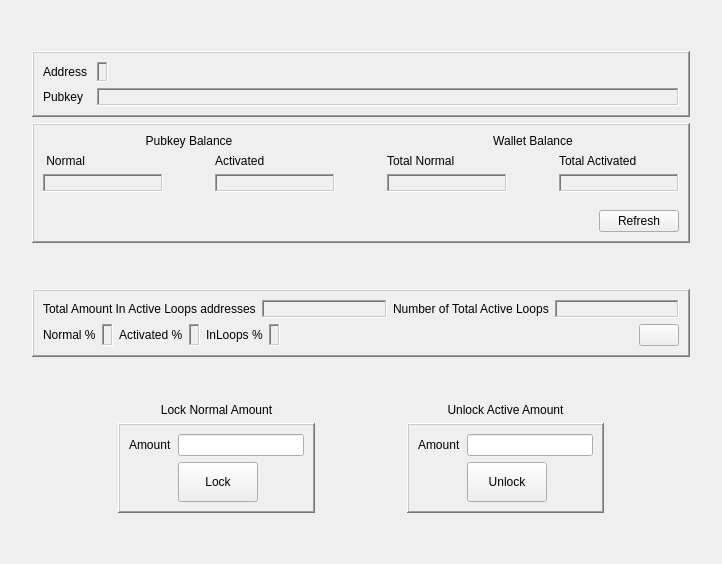
          <widget class="QWidget" name="wallet_tab">
           <attribute name="title">
            <string>Wallet</string>
           </attribute>
           <layout class="QGridLayout" name="gridLayout_33">
            <item row="6" column="1">
             <layout class="QGridLayout" name="activate_deactivate_Layout">
              <item row="1" column="3">
               <widget class="QFrame" name="unlock_activeamount_frame">
                <property name="frameShape">
                 <enum>QFrame::WinPanel</enum>
                </property>
                <property name="frameShadow">
                 <enum>QFrame::Raised</enum>
                </property>
                <layout class="QGridLayout" name="gridLayout_35">
                 <item row="0" column="2" colspan="2">
                  <widget class="QLineEdit" name="unlock_amount_value"/>
                 </item>
                 <item row="0" column="0" colspan="2">
                  <widget class="QLabel" name="unlock_amount_label">
                   <property name="text">
                    <string>Amount</string>
                   </property>
                  </widget>
                 </item>
                 <item row="1" column="0" colspan="2">
                  <spacer name="horizontalSpacer_21">
                   <property name="orientation">
                    <enum>Qt::Horizontal</enum>
                   </property>
                   <property name="sizeHint" stdset="0">
                    <size>
                     <width>40</width>
                     <height>20</height>
                    </size>
                   </property>
                  </spacer>
                 </item>
                 <item row="1" column="2">
                  <widget class="QPushButton" name="unlock_button">
                   <property name="minimumSize">
                    <size>
                     <width>60</width>
                     <height>40</height>
                    </size>
                   </property>
                   <property name="text">
                    <string>Unlock</string>
                   </property>
                  </widget>
                 </item>
                 <item row="1" column="3">
                  <spacer name="horizontalSpacer_22">
                   <property name="orientation">
                    <enum>Qt::Horizontal</enum>
                   </property>
                   <property name="sizeHint" stdset="0">
                    <size>
                     <width>40</width>
                     <height>20</height>
                    </size>
                   </property>
                  </spacer>
                 </item>
                </layout>
               </widget>
              </item>
              <item row="1" column="1">
               <widget class="QFrame" name="normalamount_activation_frame">
                <property name="frameShape">
                 <enum>QFrame::WinPanel</enum>
                </property>
                <property name="frameShadow">
                 <enum>QFrame::Raised</enum>
                </property>
                <layout class="QGridLayout" name="gridLayout_34">
                 <item row="0" column="1" colspan="2">
                  <widget class="QLineEdit" name="lock_amount_value"/>
                 </item>
                 <item row="0" column="0">
                  <widget class="QLabel" name="lock_amount_label">
                   <property name="text">
                    <string>Amount</string>
                   </property>
                  </widget>
                 </item>
                 <item row="1" column="1">
                  <widget class="QPushButton" name="lock_button">
                   <property name="minimumSize">
                    <size>
                     <width>60</width>
                     <height>40</height>
                    </size>
                   </property>
                   <property name="text">
                    <string>Lock</string>
                   </property>
                  </widget>
                 </item>
                 <item row="1" column="0">
                  <spacer name="horizontalSpacer_19">
                   <property name="orientation">
                    <enum>Qt::Horizontal</enum>
                   </property>
                   <property name="sizeHint" stdset="0">
                    <size>
                     <width>40</width>
                     <height>20</height>
                    </size>
                   </property>
                  </spacer>
                 </item>
                 <item row="1" column="2">
                  <spacer name="horizontalSpacer_20">
                   <property name="orientation">
                    <enum>Qt::Horizontal</enum>
                   </property>
                   <property name="sizeHint" stdset="0">
                    <size>
                     <width>40</width>
                     <height>20</height>
                    </size>
                   </property>
                  </spacer>
                 </item>
                </layout>
               </widget>
              </item>
              <item row="0" column="3">
               <widget class="QLabel" name="unlock_activeamount_label">
                <property name="frameShape">
                 <enum>QFrame::NoFrame</enum>
                </property>
                <property name="frameShadow">
                 <enum>QFrame::Plain</enum>
                </property>
                <property name="text">
                 <string>Unlock Active Amount</string>
                </property>
                <property name="alignment">
                 <set>Qt::AlignCenter</set>
                </property>
               </widget>
              </item>
              <item row="0" column="1">
               <widget class="QLabel" name="lock_normal_amount_label">
                <property name="frameShape">
                 <enum>QFrame::NoFrame</enum>
                </property>
                <property name="frameShadow">
                 <enum>QFrame::Plain</enum>
                </property>
                <property name="text">
                 <string>Lock Normal Amount</string>
                </property>
                <property name="alignment">
                 <set>Qt::AlignCenter</set>
                </property>
               </widget>
              </item>
              <item row="0" column="0" rowspan="2">
               <spacer name="horizontalSpacer_18">
                <property name="orientation">
                 <enum>Qt::Horizontal</enum>
                </property>
                <property name="sizeHint" stdset="0">
                 <size>
                  <width>40</width>
                  <height>20</height>
                 </size>
                </property>
               </spacer>
              </item>
              <item row="0" column="4" rowspan="2">
               <spacer name="horizontalSpacer_47">
                <property name="orientation">
                 <enum>Qt::Horizontal</enum>
                </property>
                <property name="sizeHint" stdset="0">
                 <size>
                  <width>40</width>
                  <height>20</height>
                 </size>
                </property>
               </spacer>
              </item>
              <item row="0" column="2" rowspan="2">
               <spacer name="horizontalSpacer_12">
                <property name="orientation">
                 <enum>Qt::Horizontal</enum>
                </property>
                <property name="sizeHint" stdset="0">
                 <size>
                  <width>40</width>
                  <height>20</height>
                 </size>
                </property>
               </spacer>
              </item>
             </layout>
            </item>
            <item row="1" column="2" rowspan="6">
             <spacer name="horizontalSpacer_16">
              <property name="orientation">
               <enum>Qt::Horizontal</enum>
              </property>
              <property name="sizeHint" stdset="0">
               <size>
                <width>15</width>
                <height>20</height>
               </size>
              </property>
             </spacer>
            </item>
            <item row="2" column="1">
             <layout class="QGridLayout" name="gridLayout_41">
              <item row="0" column="0">
               <widget class="QFrame" name="addressamount_info_frame">
                <property name="minimumSize">
                 <size>
                  <width>0</width>
                  <height>0</height>
                 </size>
                </property>
                <property name="frameShape">
                 <enum>QFrame::WinPanel</enum>
                </property>
                <property name="frameShadow">
                 <enum>QFrame::Raised</enum>
                </property>
                <layout class="QGridLayout" name="gridLayout_36">
                 <item row="3" column="6">
                  <widget class="QLabel" name="wallet_total_activated_value">
                   <property name="minimumSize">
                    <size>
                     <width>120</width>
                     <height>0</height>
                    </size>
                   </property>
                   <property name="frameShape">
                    <enum>QFrame::WinPanel</enum>
                   </property>
                   <property name="frameShadow">
                    <enum>QFrame::Sunken</enum>
                   </property>
                   <property name="text">
                    <string/>
                   </property>
                   <property name="textInteractionFlags">
                    <set>Qt::LinksAccessibleByMouse|Qt::TextSelectableByMouse</set>
                   </property>
                  </widget>
                 </item>
                 <item row="3" column="0">
                  <widget class="QLabel" name="normal_amount_value">
                   <property name="minimumSize">
                    <size>
                     <width>120</width>
                     <height>0</height>
                    </size>
                   </property>
                   <property name="frameShape">
                    <enum>QFrame::WinPanel</enum>
                   </property>
                   <property name="frameShadow">
                    <enum>QFrame::Sunken</enum>
                   </property>
                   <property name="text">
                    <string/>
                   </property>
                   <property name="textInteractionFlags">
                    <set>Qt::LinksAccessibleByMouse|Qt::TextSelectableByMouse</set>
                   </property>
                  </widget>
                 </item>
                 <item row="2" column="0">
                  <widget class="QLabel" name="normal_amount_label">
                   <property name="text">
                    <string> Normal</string>
                   </property>
                  </widget>
                 </item>
                 <item row="2" column="6">
                  <widget class="QLabel" name="wallet_total_activated_label">
                   <property name="text">
                    <string>Total Activated</string>
                   </property>
                  </widget>
                 </item>
                 <item row="2" column="1" rowspan="4">
                  <spacer name="horizontalSpacer_59">
                   <property name="orientation">
                    <enum>Qt::Horizontal</enum>
                   </property>
                   <property name="sizeHint" stdset="0">
                    <size>
                     <width>40</width>
                     <height>20</height>
                    </size>
                   </property>
                  </spacer>
                 </item>
                 <item row="2" column="5" rowspan="2">
                  <spacer name="horizontalSpacer_60">
                   <property name="orientation">
                    <enum>Qt::Horizontal</enum>
                   </property>
                   <property name="sizeHint" stdset="0">
                    <size>
                     <width>40</width>
                     <height>20</height>
                    </size>
                   </property>
                  </spacer>
                 </item>
                 <item row="2" column="3" rowspan="2">
                  <spacer name="horizontalSpacer_25">
                   <property name="orientation">
                    <enum>Qt::Horizontal</enum>
                   </property>
                   <property name="sizeHint" stdset="0">
                    <size>
                     <width>40</width>
                     <height>20</height>
                    </size>
                   </property>
                  </spacer>
                 </item>
                 <item row="0" column="4" colspan="3">
                  <widget class="QLabel" name="wallet_balance_label">
                   <property name="text">
                    <string>Wallet Balance</string>
                   </property>
                   <property name="alignment">
                    <set>Qt::AlignCenter</set>
                   </property>
                  </widget>
                 </item>
                 <item row="2" column="4">
                  <widget class="QLabel" name="wallet_total_normal_label">
                   <property name="text">
                    <string>Total Normal</string>
                   </property>
                  </widget>
                 </item>
                 <item row="3" column="4">
                  <widget class="QLabel" name="wallet_total_normal_value">
                   <property name="sizePolicy">
                    <sizepolicy hsizetype="Preferred" vsizetype="Preferred">
                     <horstretch>0</horstretch>
                     <verstretch>0</verstretch>
                    </sizepolicy>
                   </property>
                   <property name="minimumSize">
                    <size>
                     <width>120</width>
                     <height>0</height>
                    </size>
                   </property>
                   <property name="frameShape">
                    <enum>QFrame::WinPanel</enum>
                   </property>
                   <property name="frameShadow">
                    <enum>QFrame::Sunken</enum>
                   </property>
                   <property name="text">
                    <string/>
                   </property>
                   <property name="textInteractionFlags">
                    <set>Qt::LinksAccessibleByMouse|Qt::TextSelectableByMouse</set>
                   </property>
                  </widget>
                 </item>
                 <item row="3" column="2">
                  <widget class="QLabel" name="activated_amount_value">
                   <property name="minimumSize">
                    <size>
                     <width>120</width>
                     <height>0</height>
                    </size>
                   </property>
                   <property name="frameShape">
                    <enum>QFrame::WinPanel</enum>
                   </property>
                   <property name="frameShadow">
                    <enum>QFrame::Sunken</enum>
                   </property>
                   <property name="text">
                    <string/>
                   </property>
                   <property name="textInteractionFlags">
                    <set>Qt::LinksAccessibleByMouse|Qt::TextSelectableByMouse</set>
                   </property>
                  </widget>
                 </item>
                 <item row="2" column="2">
                  <widget class="QLabel" name="activated_amount_label">
                   <property name="text">
                    <string>Activated</string>
                   </property>
                  </widget>
                 </item>
                 <item row="0" column="0" colspan="3">
                  <widget class="QLabel" name="pubkey_balance_label">
                   <property name="text">
                    <string>Pubkey Balance</string>
                   </property>
                   <property name="alignment">
                    <set>Qt::AlignCenter</set>
                   </property>
                  </widget>
                 </item>
                 <item row="6" column="0" colspan="7">
                  <layout class="QGridLayout" name="gridLayout_38">
                   <item row="0" column="2">
                    <widget class="QPushButton" name="addressamount_refresh_button">
                     <property name="text">
                      <string>Refresh</string>
                     </property>
                    </widget>
                   </item>
                   <item row="0" column="1">
                    <spacer name="horizontalSpacer_24">
                     <property name="orientation">
                      <enum>Qt::Horizontal</enum>
                     </property>
                     <property name="sizeHint" stdset="0">
                      <size>
                       <width>40</width>
                       <height>20</height>
                      </size>
                     </property>
                    </spacer>
                   </item>
                  </layout>
                 </item>
                </layout>
               </widget>
              </item>
             </layout>
            </item>
            <item row="5" column="1">
             <spacer name="verticalSpacer_8">
              <property name="orientation">
               <enum>Qt::Vertical</enum>
              </property>
              <property name="sizeHint" stdset="0">
               <size>
                <width>20</width>
                <height>40</height>
               </size>
              </property>
             </spacer>
            </item>
            <item row="1" column="1">
             <widget class="QFrame" name="currentaddres_frame">
              <property name="frameShape">
               <enum>QFrame::WinPanel</enum>
              </property>
              <property name="frameShadow">
               <enum>QFrame::Raised</enum>
              </property>
              <layout class="QGridLayout" name="gridLayout_37">
               <item row="1" column="0">
                <widget class="QLabel" name="currentpubkey_label">
                 <property name="text">
                  <string>Pubkey</string>
                 </property>
                </widget>
               </item>
               <item row="1" column="1" colspan="2">
                <widget class="QLabel" name="current_pubkey_value">
                 <property name="sizePolicy">
                  <sizepolicy hsizetype="Preferred" vsizetype="Preferred">
                   <horstretch>0</horstretch>
                   <verstretch>0</verstretch>
                  </sizepolicy>
                 </property>
                 <property name="minimumSize">
                  <size>
                   <width>0</width>
                   <height>0</height>
                  </size>
                 </property>
                 <property name="frameShape">
                  <enum>QFrame::WinPanel</enum>
                 </property>
                 <property name="frameShadow">
                  <enum>QFrame::Sunken</enum>
                 </property>
                 <property name="text">
                  <string/>
                 </property>
                 <property name="textInteractionFlags">
                  <set>Qt::LinksAccessibleByMouse|Qt::TextSelectableByMouse</set>
                 </property>
                </widget>
               </item>
               <item row="0" column="0">
                <widget class="QLabel" name="currentaddress_label">
                 <property name="text">
                  <string>Address </string>
                 </property>
                </widget>
               </item>
               <item row="0" column="1">
                <widget class="QLabel" name="currentaddress_value">
                 <property name="minimumSize">
                  <size>
                   <width>0</width>
                   <height>0</height>
                  </size>
                 </property>
                 <property name="frameShape">
                  <enum>QFrame::WinPanel</enum>
                 </property>
                 <property name="frameShadow">
                  <enum>QFrame::Sunken</enum>
                 </property>
                 <property name="text">
                  <string/>
                 </property>
                 <property name="textInteractionFlags">
                  <set>Qt::LinksAccessibleByMouse|Qt::TextSelectableByMouse</set>
                 </property>
                </widget>
               </item>
               <item row="0" column="2">
                <spacer name="horizontalSpacer_13">
                 <property name="orientation">
                  <enum>Qt::Horizontal</enum>
                 </property>
                 <property name="sizeHint" stdset="0">
                  <size>
                   <width>40</width>
                   <height>20</height>
                  </size>
                 </property>
                </spacer>
               </item>
              </layout>
             </widget>
            </item>
            <item row="1" column="0" rowspan="6">
             <spacer name="horizontalSpacer_14">
              <property name="orientation">
               <enum>Qt::Horizontal</enum>
              </property>
              <property name="sizeHint" stdset="0">
               <size>
                <width>15</width>
                <height>20</height>
               </size>
              </property>
             </spacer>
            </item>
            <item row="0" column="0" colspan="3">
             <spacer name="verticalSpacer_7">
              <property name="orientation">
               <enum>Qt::Vertical</enum>
              </property>
              <property name="sizeHint" stdset="0">
               <size>
                <width>20</width>
                <height>40</height>
               </size>
              </property>
             </spacer>
            </item>
            <item row="7" column="0" colspan="3">
             <spacer name="verticalSpacer_9">
              <property name="orientation">
               <enum>Qt::Vertical</enum>
              </property>
              <property name="sizeHint" stdset="0">
               <size>
                <width>20</width>
                <height>40</height>
               </size>
              </property>
             </spacer>
            </item>
            <item row="4" column="1">
             <widget class="QFrame" name="loopinfo_frame">
              <property name="frameShape">
               <enum>QFrame::WinPanel</enum>
              </property>
              <property name="frameShadow">
               <enum>QFrame::Raised</enum>
              </property>
              <layout class="QGridLayout" name="gridLayout_51">
               <item row="0" column="1">
                <widget class="QLabel" name="activeloops_total_amount_value_label">
                 <property name="minimumSize">
                  <size>
                   <width>0</width>
                   <height>0</height>
                  </size>
                 </property>
                 <property name="maximumSize">
                  <size>
                   <width>16777215</width>
                   <height>16777215</height>
                  </size>
                 </property>
                 <property name="frameShape">
                  <enum>QFrame::WinPanel</enum>
                 </property>
                 <property name="frameShadow">
                  <enum>QFrame::Sunken</enum>
                 </property>
                 <property name="text">
                  <string/>
                 </property>
                 <property name="textInteractionFlags">
                  <set>Qt::LinksAccessibleByMouse|Qt::TextSelectableByMouse</set>
                 </property>
                </widget>
               </item>
               <item row="0" column="0">
                <widget class="QLabel" name="activeloops_total_amount_label">
                 <property name="text">
                  <string>Total Amount In Active Loops addresses</string>
                 </property>
                </widget>
               </item>
               <item row="0" column="2">
                <widget class="QLabel" name="numberof_total_activeloops_label">
                 <property name="text">
                  <string>Number of Total Active Loops</string>
                 </property>
                </widget>
               </item>
               <item row="0" column="3">
                <widget class="QLabel" name="numberof_total_activeloops_label_value">
                 <property name="frameShape">
                  <enum>QFrame::WinPanel</enum>
                 </property>
                 <property name="frameShadow">
                  <enum>QFrame::Sunken</enum>
                 </property>
                 <property name="text">
                  <string/>
                 </property>
                </widget>
               </item>
               <item row="1" column="0" colspan="4">
                <layout class="QHBoxLayout" name="horizontalLayout_4">
                 <item>
                  <widget class="QLabel" name="my_stats_normal_label">
                   <property name="text">
                    <string>Normal %</string>
                   </property>
                  </widget>
                 </item>
                 <item>
                  <widget class="QLabel" name="my_stats_normal_label_value">
                   <property name="frameShape">
                    <enum>QFrame::WinPanel</enum>
                   </property>
                   <property name="frameShadow">
                    <enum>QFrame::Sunken</enum>
                   </property>
                   <property name="text">
                    <string/>
                   </property>
                   <property name="textInteractionFlags">
                    <set>Qt::LinksAccessibleByMouse|Qt::TextSelectableByMouse</set>
                   </property>
                  </widget>
                 </item>
                 <item>
                  <widget class="QLabel" name="my_stats_activated_label">
                   <property name="text">
                    <string>Activated %</string>
                   </property>
                  </widget>
                 </item>
                 <item>
                  <widget class="QLabel" name="my_stats_activated_label_value">
                   <property name="frameShape">
                    <enum>QFrame::WinPanel</enum>
                   </property>
                   <property name="frameShadow">
                    <enum>QFrame::Sunken</enum>
                   </property>
                   <property name="text">
                    <string/>
                   </property>
                   <property name="textInteractionFlags">
                    <set>Qt::LinksAccessibleByMouse|Qt::TextSelectableByMouse</set>
                   </property>
                  </widget>
                 </item>
                 <item>
                  <widget class="QLabel" name="my_stats_inloops_label">
                   <property name="text">
                    <string>InLoops %</string>
                   </property>
                  </widget>
                 </item>
                 <item>
                  <widget class="QLabel" name="my_stats_inloops_label_value">
                   <property name="frameShape">
                    <enum>QFrame::WinPanel</enum>
                   </property>
                   <property name="frameShadow">
                    <enum>QFrame::Sunken</enum>
                   </property>
                   <property name="text">
                    <string/>
                   </property>
                   <property name="textInteractionFlags">
                    <set>Qt::LinksAccessibleByMouse|Qt::TextSelectableByMouse</set>
                   </property>
                  </widget>
                 </item>
                 <item>
                  <spacer name="horizontalSpacer_79">
                   <property name="orientation">
                    <enum>Qt::Horizontal</enum>
                   </property>
                   <property name="sizeHint" stdset="0">
                    <size>
                     <width>40</width>
                     <height>20</height>
                    </size>
                   </property>
                  </spacer>
                 </item>
                 <item>
                  <widget class="QPushButton" name="refresh_loopinfo_button">
                   <property name="text">
                    <string/>
                   </property>
                  </widget>
                 </item>
                </layout>
               </item>
              </layout>
             </widget>
            </item>
            <item row="3" column="1">
             <spacer name="verticalSpacer_48">
              <property name="orientation">
               <enum>Qt::Vertical</enum>
              </property>
              <property name="sizeHint" stdset="0">
               <size>
                <width>20</width>
                <height>40</height>
               </size>
              </property>
             </spacer>
            </item>
           </layout>
          </widget>
